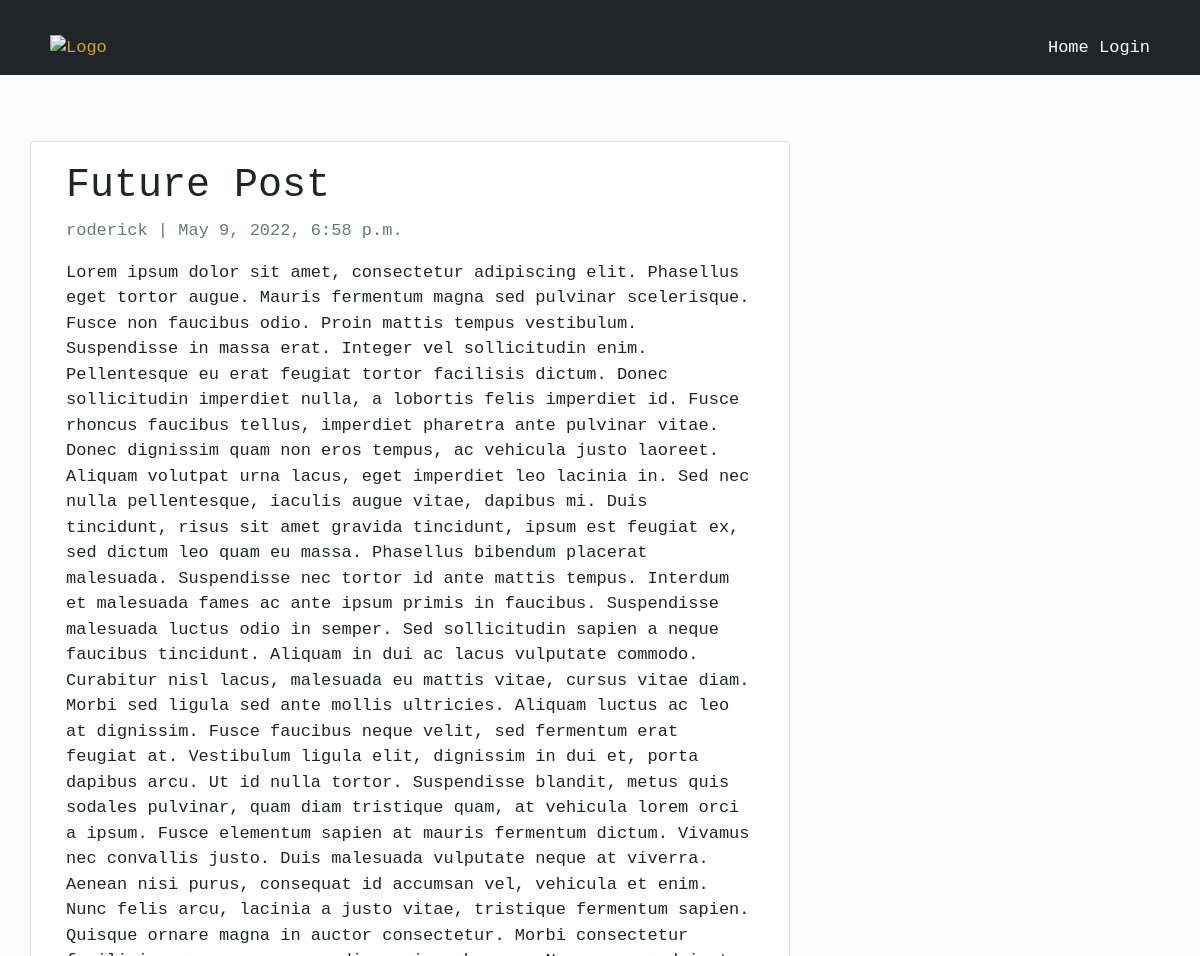
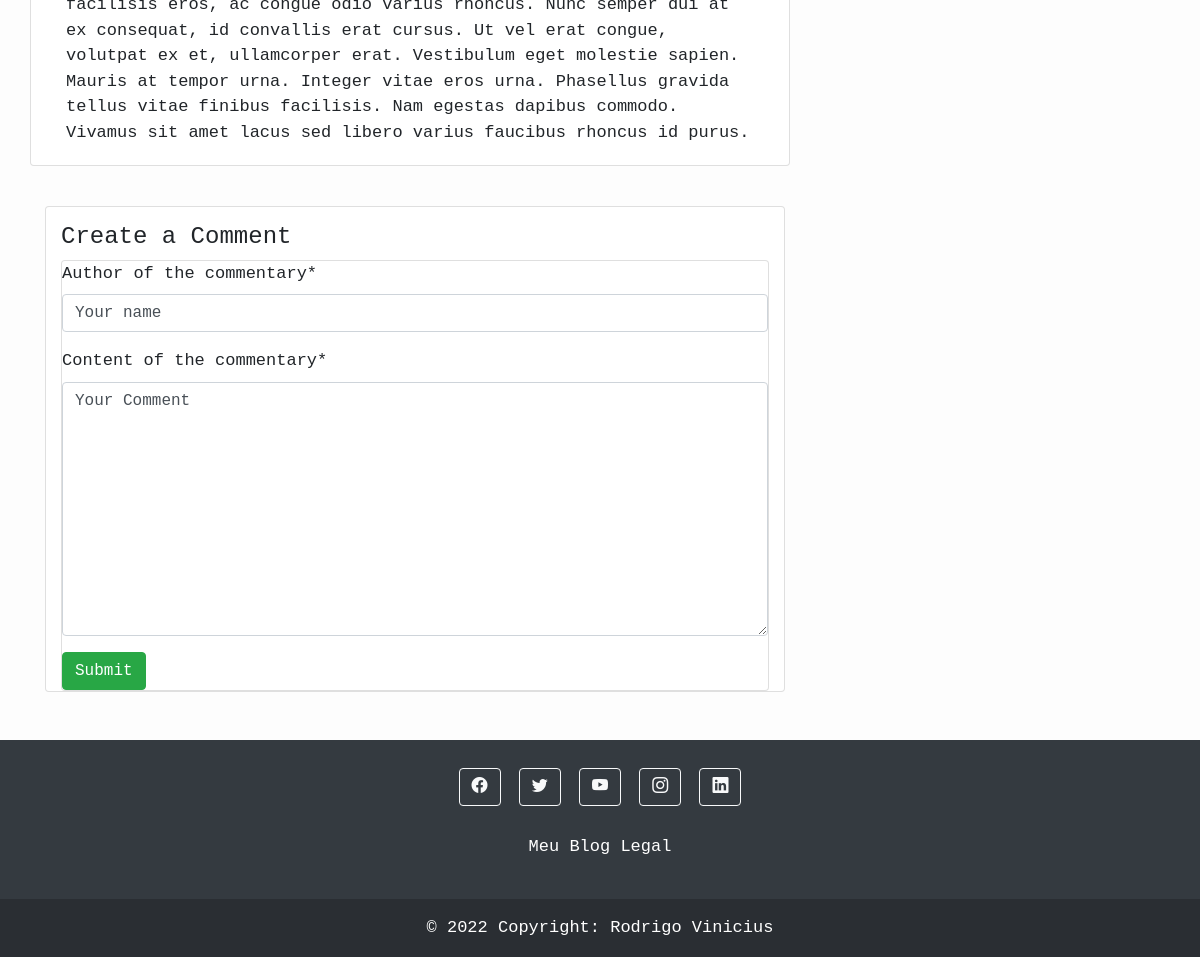
Screenshot of /atende-aqui/ with the database file from the repository (2 pictures, top to bottom).
### blog/models.py (models this page shows, shortened)
class Post(models.Model):
    author = models.ForeignKey(User, on_delete=models.CASCADE, related_name='posts')
    slug = models.SlugField(max_length=300, unique=True)
    title = models.CharField(verbose_name='Title', max_length=124)
    description = models.CharField(
        verbose_name='Description',
        help_text='Litle description to the post.',
        max_length=400
    )
    content = models.TextField(verbose_name='Content of the post')
    publication_date = models.DateField(verbose_name='Publication date')
    created_at = models.DateTimeField(auto_now_add=True)
    updated_at = models.DateTimeField(auto_now=True)
    active = models.BooleanField(verbose_name='Active post', default=True)

### base/models.py (models this page shows)
class User(AbstractBaseUser, PermissionsMixin):
    email = models.EmailField(verbose_name='Email address', unique=True)
    first_name = models.CharField(verbose_name='First name', max_length=30, blank=True)
    last_name = models.CharField(verbose_name='Last name', max_length=30, blank=True)
    is_active = models.BooleanField(verbose_name='Active', default=True)
    is_staff = models.BooleanField(verbose_name='Staff', default=True)
    created_at  = models.DateTimeField(
        verbose_name='Created at',
        auto_now_add=True
    )
    modified_at = models.DateTimeField(
        verbose_name='Modified at',
        auto_now=True
    )
    objects = UserManager()
    USERNAME_FIELD = 'email'
    REQUIRED_FIELDS = []
    class Meta:
        verbose_name = 'user'
        verbose_name_plural = 'users'
    def get_full_name(self) -> str:
        return f'{self.first_name} {self.last_name}'

### blog/views.py (the view, shortened to what this page needs)
# urls.py: path('<slug:slug>/', views.PostDetail.as_view(),  name='post_detail'),
class PostDetail(generic.DetailView):
    model = Post
    template_name = 'post_detail.html'
    commnet_form = CommentCreateForm
    def get(self, request, *args, **kwargs):
        self.object = self.get_object()
        context = self.get_context_data(object=self.object)
        initial_data = {
            'post': self.object,
            'comment_author':'Your name',
            'content':'Your Comment'
        }
        context['comments'] = Comment.objects.filter(post=self.object, active=True).order_by('-like')
        context['form'] = kwargs.get('form') if kwargs.get('form') else self.commnet_form(initial=initial_data)
        return self.render_to_response(context)

### blog/forms.py
class CommentCreateForm(forms.ModelForm):
    class Meta:
        model = Comment
        fields = ('comment_author', 'content', 'post')
        widgets = {'post': forms.HiddenInput()}

### templates/post_detail.html (shortened to what this page needs)
{% extends 'base.html' %} {% block content %}
{% load crispy_forms_tags %}
<div class="container">
  <div class="row">
    <div class="col-md-8 card mb-4  mt-3 left  top">
      <div class="card-body">
        <h1>{% block title %} {{ object.title }} {% endblock title %}</h1>
        <p class=" text-muted">{{ post.author.get_full_name }} | {{ post.created_at }}</p>
        <p class="card-text ">{{ object.content | safe }}</p>
      </div>
    </div>
    <div class="col-md-4 float-right ">
    </div>
  </div>
  <div class="col-md-8 card mb-4 mt-3 left  top">
    <h4 class='mt-3'> Create a Comment </h4>
    <div class="card">
      <form method="POST" enctype="multipart/form-data">
        {{ form|crispy }}
        <input class="btn btn-success" type="submit" value="Submit">
      </form>
    </div>
  </div>
</div>
{% endblock content %}

### templates/base.html (style rules this page uses)
body { font-family: "Lucida Console", monospace; font-size: 17px; background-color: #fdfdfd; }

### rows the page displays
Post: title "Future Post", author.get_full_name "roderick", created_at "May 9, 2022, 6:58 p.m.", content "Lorem ipsum dolor sit amet, consectetur adipiscing elit. Phasellus eget tortor augue. Mauris fermentum magna sed pulvinar scelerisque. Fusce non faucibus odio. Proin mattis tempus vestibulum. Suspendisse in massa erat. Integer vel sollicitudin enim. Pellentesque eu erat feugiat tortor facilisis dictum. Donec sollicitudin imperdiet nulla, a lobortis felis imperdiet id. Fusce rhoncus faucibus tellus, imperdiet pharetra ante pulvinar vitae. Donec dignissim quam non eros tempus, ac vehicula justo laoreet. Aliquam volutpat urna lacus, eget imperdiet leo lacinia in. Sed nec nulla pellentesque, iaculis augue vitae, dapibus mi. Duis tincidunt, risus sit amet gravida tincidunt, ipsum est feugiat ex,…"
